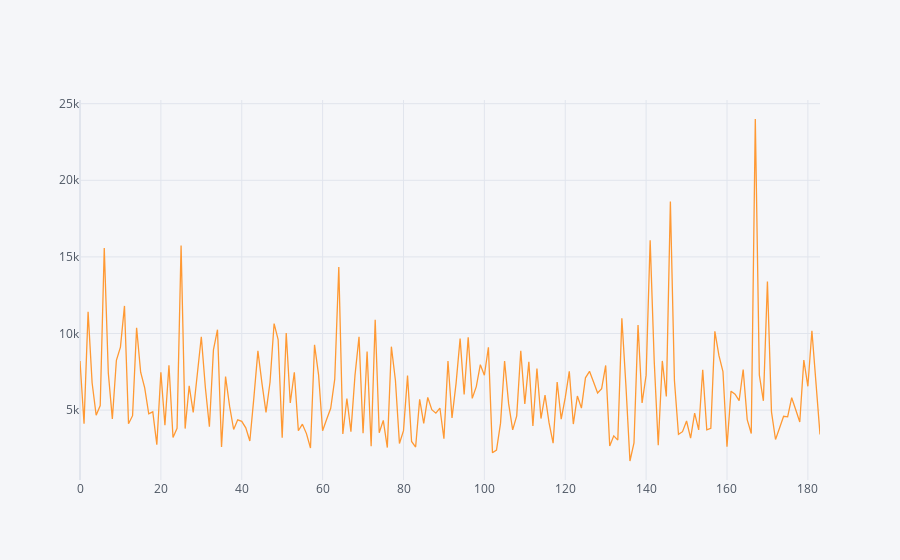

Write notebook code for a chart like this one.
### Code cell
data[['price']].iplot()

### Figure 1 — Plotly figure (JSON) as saved in the notebook; plotly's stock layout.template omitted (floating-point values rounded to 4 significant figures; data arrays with more than 128 entries replaced by an {"elided": "..."} marker saying what was removed)
{"data": [{"line": {"color": "rgba(255, 153, 51, 1.0)", "dash": "solid", "shape": "linear", "width": 1.3}, "mode": "lines", "name": "price", "text": "", "type": "scatter", "x": {"elided": "184 int values"}, "y": {"elided": "184 float values"}}], "layout": {"legend": {"bgcolor": "#F5F6F9", "font": {"color": "#4D5663"}}, "paper_bgcolor": "#F5F6F9", "plot_bgcolor": "#F5F6F9", "title": {"font": {"color": "#4D5663"}}, "xaxis": {"gridcolor": "#E1E5ED", "showgrid": true, "tickfont": {"color": "#4D5663"}, "title": {"font": {"color": "#4D5663"}, "text": ""}, "zerolinecolor": "#E1E5ED"}, "yaxis": {"gridcolor": "#E1E5ED", "showgrid": true, "tickfont": {"color": "#4D5663"}, "title": {"font": {"color": "#4D5663"}, "text": ""}, "zerolinecolor": "#E1E5ED"}}}
